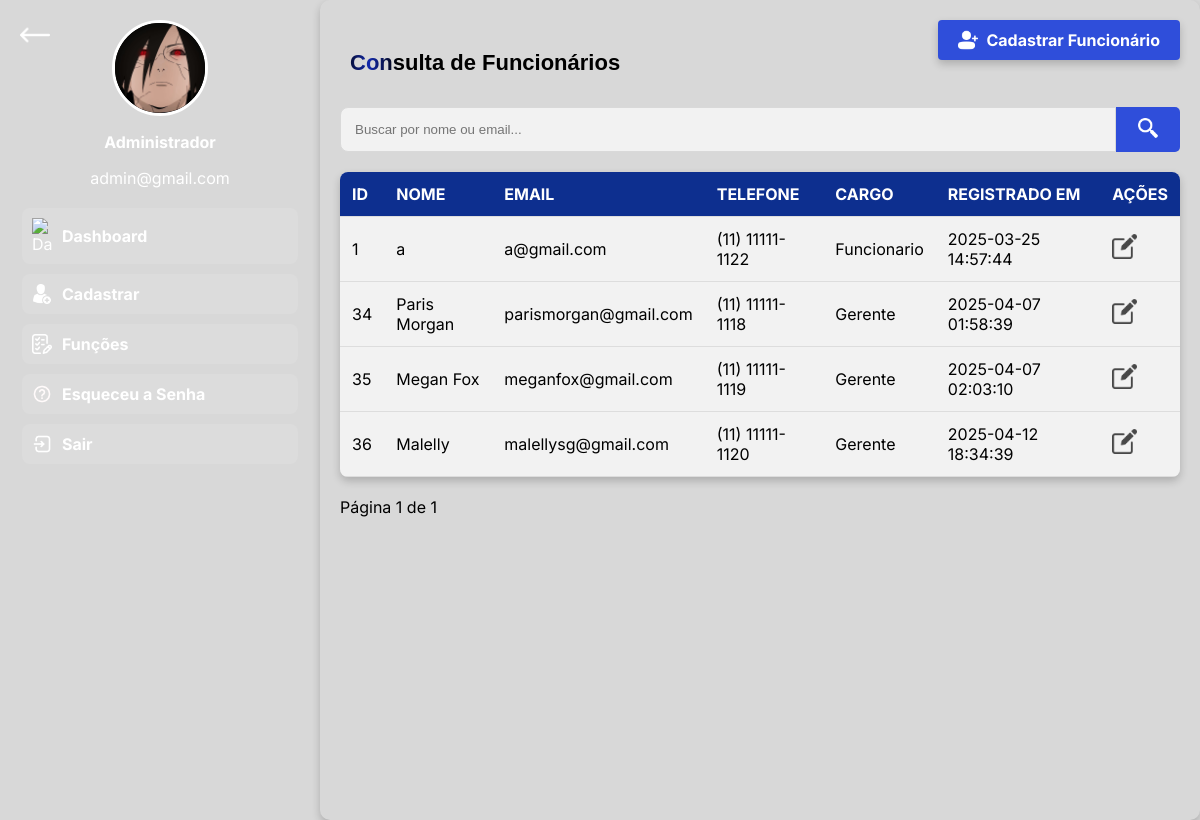
The app's page /php/consultar_func_gerente.php (signed in), older data.
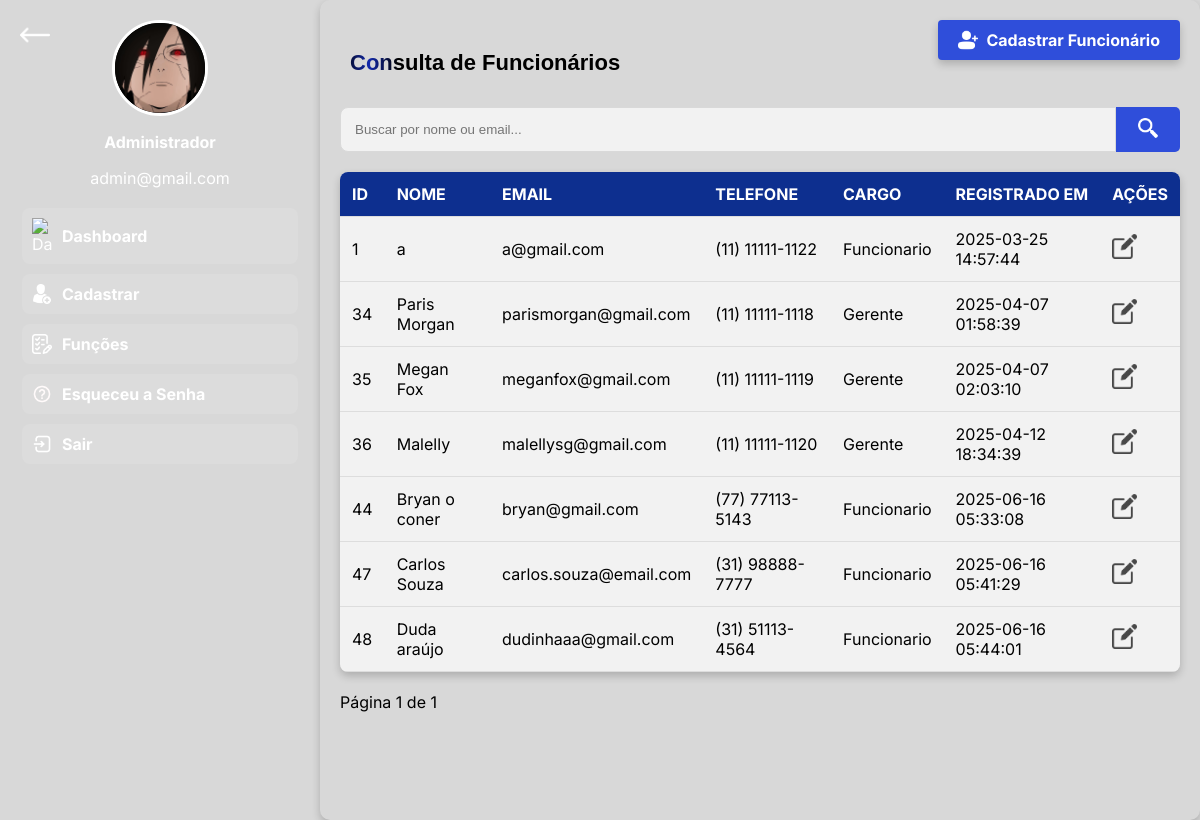
The same page, newer data.
### tables this page shows
CREATE TABLE `clientes` (
  `id` int(11) NOT NULL,
  `nome_completo` varchar(255) NOT NULL,
  `email` varchar(255) NOT NULL,
  `cpf` varchar(15) NOT NULL,
  `telefone` varchar(20) NOT NULL,
  `rg` varchar(20) NOT NULL,
  `cidade` varchar(100) NOT NULL,
  `estado` varchar(2) NOT NULL,
  `cnh` varchar(20) NOT NULL,
  `senha` varchar(255) NOT NULL,
  `admin` tinyint(1) DEFAULT 0,
  `cargo` enum('Admin','Cliente','Gerente','Funcionario') NOT NULL DEFAULT 'Cliente',
  `endereco` varchar(100) NOT NULL DEFAULT '',
  `pis` varchar(11) DEFAULT NULL,
  `foto_perfil` varchar(255) DEFAULT NULL,
  `registrado_em` datetime DEFAULT current_timestamp()
);

### php/consultar_func_gerente.php (the view, shortened to what this page needs)
<?php
$host = "localhost";
$user = "root";
$pass = "";
$db = "sistema_bmw";
$conn = new mysqli($host, $user, $pass, $db);
$usuario_id = $_SESSION['usuarioId'];
$sql = "SELECT nome_completo, email, cargo FROM clientes WHERE id = ?";
$stmt = $conn->prepare($sql);
$stmt->bind_param("i", $usuario_id);
$stmt->execute();
$stmt->bind_result($nome_completo, $email, $cargo_usuario);
$stmt->fetch();
$clientes_por_pagina = 10;
$pagina_atual = isset($_GET['pagina']) ? (int)$_GET['pagina'] : 1;
$offset = ($pagina_atual - 1) * $clientes_por_pagina;
$letra_filtro = isset($_GET['letra']) ? $_GET['letra'] : '';
$filtro = isset($_GET['search']) ? $_GET['search'] : '';
if ($letra_filtro) {
    $param = "$letra_filtro%";
    $sql = "SELECT id, nome_completo, email, telefone, cargo, registrado_em FROM clientes
            WHERE cargo " . ($cargo_usuario === 'Admin' ? "IN ('Funcionario', 'Gerente')" : "= 'Funcionario'") . "
            AND nome_completo LIKE ?
            LIMIT ?, ?";
    $stmt = $conn->prepare($sql);
    $stmt->bind_param("sii", $param, $offset, $clientes_por_pagina);
} else {
    $sql = "SELECT id, nome_completo, email, telefone, cargo, registrado_em FROM clientes
            WHERE cargo " . ($cargo_usuario === 'Admin' ? "IN ('Funcionario', 'Gerente')" : "= 'Funcionario'") . "
            LIMIT ?, ?";
    $stmt = $conn->prepare($sql);
    $stmt->bind_param("ii", $offset, $clientes_por_pagina);
}
$stmt->execute();
$result = $stmt->get_result();
if ($letra_filtro) {
    $sql_total = "SELECT COUNT(*) as total FROM clientes
                  WHERE cargo " . ($cargo_usuario === 'Admin' ? "IN ('Funcionario', 'Gerente')" : "= 'Funcionario'") . "
                  AND nome_completo LIKE ?";
    $stmt_total = $conn->prepare($sql_total);
    $stmt_total->bind_param("s", $param);
} elseif ($filtro) {
    $sql_total = "SELECT COUNT(*) as total FROM clientes
                  WHERE cargo " . ($cargo_usuario === 'Admin' ? "IN ('Funcionario', 'Gerente')" : "= 'Funcionario'") . "
                  AND (nome_completo LIKE ? OR email LIKE ?)";
    $stmt_total = $conn->prepare($sql_total);
    $stmt_total->bind_param("ss", $param, $param);
} else {
    $sql_total = "SELECT COUNT(*) as total FROM clientes
                  WHERE cargo " . ($cargo_usuario === 'Admin' ? "IN ('Funcionario', 'Gerente')" : "= 'Funcionario'");
    $stmt_total = $conn->prepare($sql_total);
}
$stmt_total->execute();
$total_result = $stmt_total->get_result()->fetch_assoc();
$total_clientes = $total_result['total'];
$total_paginas = ceil($total_clientes / $clientes_por_pagina);
?>
<!DOCTYPE html>
<html lang="pt-BR">
<head>
    <link rel="stylesheet" href="../css/consultar_clientes.css">
</head>
<body>
<div class="container">
    <div>
        <?php include 'sidebar.php'; ?>
    </div>
    <div class="content">
        <?php if ($cargo_usuario === 'Admin'): ?>
            <a href="funcoes_admin.php" class="back-button">
                <img src="../img/seta-esquerdabranca.png" alt="Voltar">
            </a>
        <?php endif; ?>
        <h2 class="btn-shine">Consulta de Funcionários</h2>
        <a href="cadastro_admin.php" class="btn-novo-cliente">
            <img src="../img/adicionar-usuario.png" alt="Cadastrar Funcionário" class="img-btn">
            Cadastrar Funcionário
        </a>
        <form method="GET" action="">
            <input type="text" name="search" class="input" placeholder="Buscar por nome ou email..." value="<?php echo htmlspecialchars($filtro); ?>">
            <button type="submit"><img src="../img/lupa.png" alt="Buscar" class="icone-lupa"></button>
        </form>
        <table>
            <thead>
                <tr>
                    <th>ID</th>
                    <th>Nome</th>
                    <th>Email</th>
                    <th>Telefone</th>
                    <th>Cargo</th>
                    <th>Registrado em</th>
                    <th>Ações</th>
                </tr>
            </thead>
            <tbody>
                <?php while ($row = $result->fetch_assoc()): ?>
                    <tr>
                        <td><?php echo $row['id']; ?></td>
                        <td><?php echo $row['nome_completo']; ?></td>
                        <td><?php echo $row['email']; ?></td>
                        <td><?php echo $row['telefone']; ?></td>
                        <td><?php echo $row['cargo']; ?></td>
                        <td><?php echo $row['registrado_em']; ?></td>
                        <td>
                            <a class="a-btn" href="editar_funcionario.php?id=<?php echo $row['id']; ?>">
                                <img src="../img/editar.png" alt="Editar" class="btn-editar">
                            </a>
                        </td>
                    </tr>
                <?php endwhile; ?>
            </tbody>
        </table>
        <div class="paginacao">
            <span>Página <?php echo $pagina_atual; ?> de <?php echo $total_paginas; ?></span>
        </div>
    </div>
</div>
</body>
</html>

Row changes from the older to the newer data that the page shows:
added clientes: id "44", nome_completo "Bryan o coner", email "bryan@gmail.com", telefone "(77) 77113-5143", cargo "Funcionario", registrado_em "2025-06-16 05:33:08"
added clientes: id "47", nome_completo "Carlos Souza", email "carlos.souza@email.com", telefone "(31) 98888-7777", cargo "Funcionario", registrado_em "2025-06-16 05:41:29"
added clientes: id "48", nome_completo "Duda araújo", email "dudinhaaa@gmail.com", telefone "(31) 51113-4564", cargo "Funcionario", registrado_em "2025-06-16 05:44:01"
